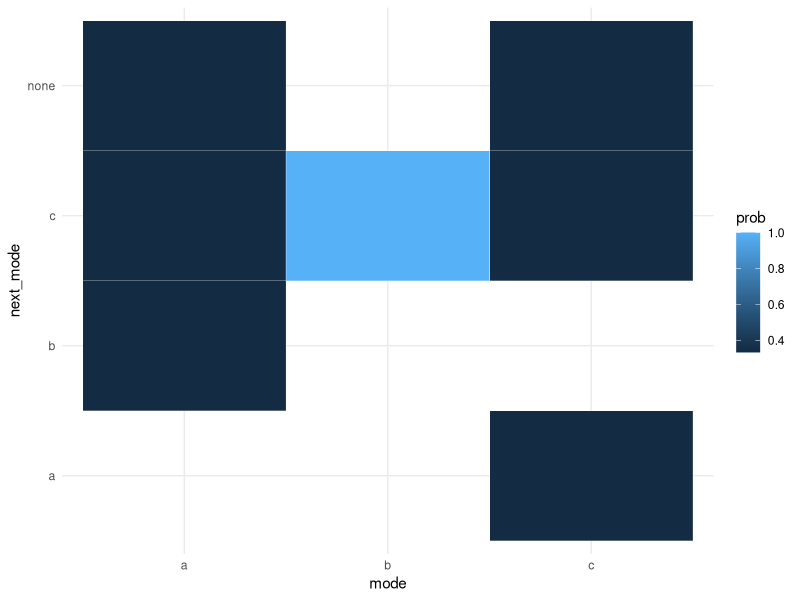
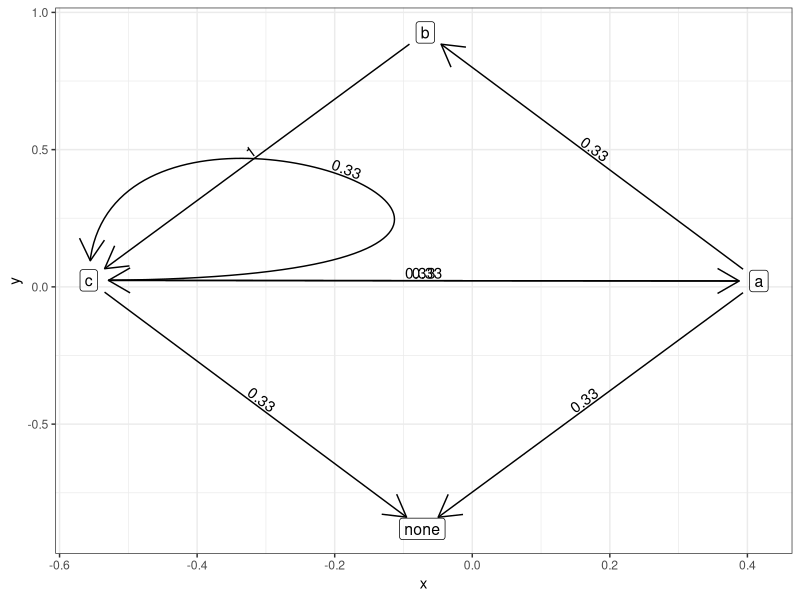

These figures' R source, in order:
# packages ----------------------------------------------------------------
library(tidyverse)
library(tidygraph)
library(ggraph)

# description -------------------------------------------------------------
# take a dataset with state transitions according to user, turn them into a tidy set of transitions, then turn those transitions into edges on a graph and plot a transition matrix heatmap

# example -----------------------------------------------------------------

d <- tibble(user = c("user1", "user2", "user2", "user2", "user2", "user2", "user2"),
            mode = c("a", "a", "b", "c", "a", "c", "c")) %>% 
  group_by(user) %>% 
  mutate(next_mode = lead(mode)) %>% 
  replace_na(replace = list(next_mode = "none")) %>% 
  ungroup() %>% 
  count(mode, next_mode) %>% 
  group_by(mode) %>% 
  mutate(total_starts = sum(n),
         prob = n/total_starts)

d %>% 
  ggplot(aes(x = mode, y = next_mode)) +
  geom_tile(aes(fill = prob), color = "white") +
  theme_minimal()

tbl_graph(edges = d) %>% 
  ggraph(layout = "kk") +
  geom_edge_loop(aes(label = round(prob, 2)), 
                 arrow = arrow(),
                 start_cap = circle(5, 'mm'),
                 end_cap = circle(5, 'mm'),
                 angle_calc = "along",
                 label_dodge = unit(2, "mm")) +
  geom_edge_link(aes(label = round(prob, 2)), 
                 arrow = arrow(), 
                 start_cap = circle(5, 'mm'),
                 end_cap = circle(5, 'mm'),
                 angle_calc = "along",
                 label_dodge = unit(2, "mm")) +
  geom_node_label(aes(label = name), size = 4, alpha = 0.5) +
  theme_bw()
